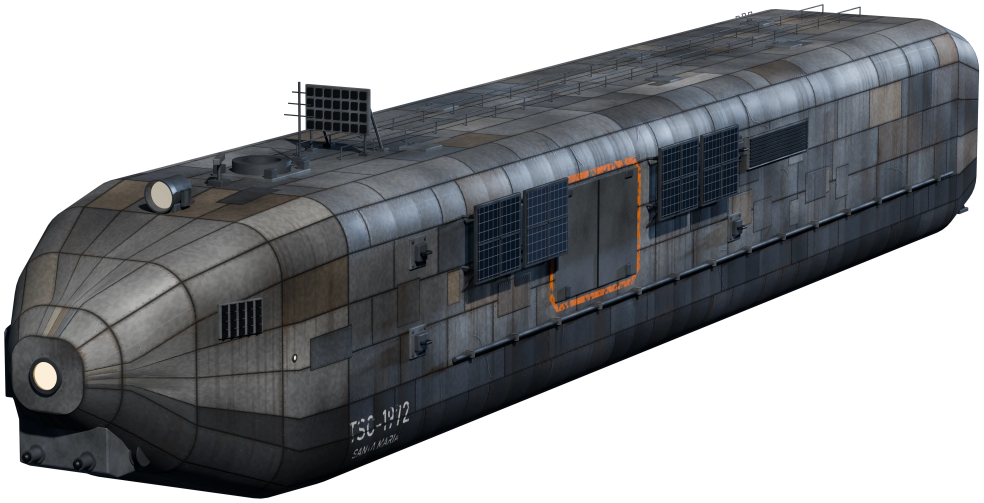
#> input picture grafica/nave/santa-maria-tre-quarti.webp, 2950 x 1509 px, given in place of 1-da-prua-di-tre-quarti.png, which was not available (shown at 1/3 size)
$ python foglio.py ../../grafica/nave/santa-maria-tre-quarti.webp ../../grafica/nave/santa-maria-verso-il-relitto.webp
#> lines starting #> are read from the running program, lines starting #| are printed output that depends on the picture
# ============================================================================
#  Il foglio del modello della Santa Maria (documento 40): le viste rese da
#  modello.py, messe in un'immagine sola da 2560 × 1440 con i nomi scritti
#  grandi (l'autore vede poco). In alto le due viste di tre quarti, quelle
#  dell'intro; sotto i due fianchi.
#    python strumenti/nave/foglio.py NOME "titolo del passo"   -> progettazione/40-modello/NOME.jpg
#  Le viste (progettazione/40-modello/viste/) restano fuori da git: si rifanno con modello.py --viste.
# ============================================================================
import sys
from pathlib import Path

import matplotlib
from PIL import Image, ImageDraw, ImageFont

RADICE = Path(__file__).resolve().parents[2]
CARTELLA = RADICE / "progettazione" / "40-modello"
VISTE = CARTELLA / "viste"
FONDO, CHIARO, AMBRA, TENUE = "#0a0f1a", "#e6ece9", "#f2c46d", "#8c98a2"
CARATTERI = Path(matplotlib.get_data_path()) / "fonts" / "ttf"


def carattere(misura, grassetto=True):
    return ImageFont.truetype(str(CARATTERI / ("DejaVuSans-Bold.ttf" if grassetto else "DejaVuSans.ttf")), misura)


def ritaglio(nome, larga, alta):
    """Una vista, tagliata al centro nella forma che serve e portata alla misura data."""
    im = Image.open(VISTE / f"{nome}.png").convert("RGB")
    w, h = im.size
    taglio = round(w * alta / larga)
    return im.crop((0, (h - taglio) // 2, w, (h + taglio) // 2)).resize((larga, alta), Image.LANCZOS)


def main():
    nome_foglio = sys.argv[1] if len(sys.argv) > 1 else "foglio"
    passo = sys.argv[2] if len(sys.argv) > 2 else "la forma"
    foglio = Image.new("RGB", (2560, 1440), FONDO)
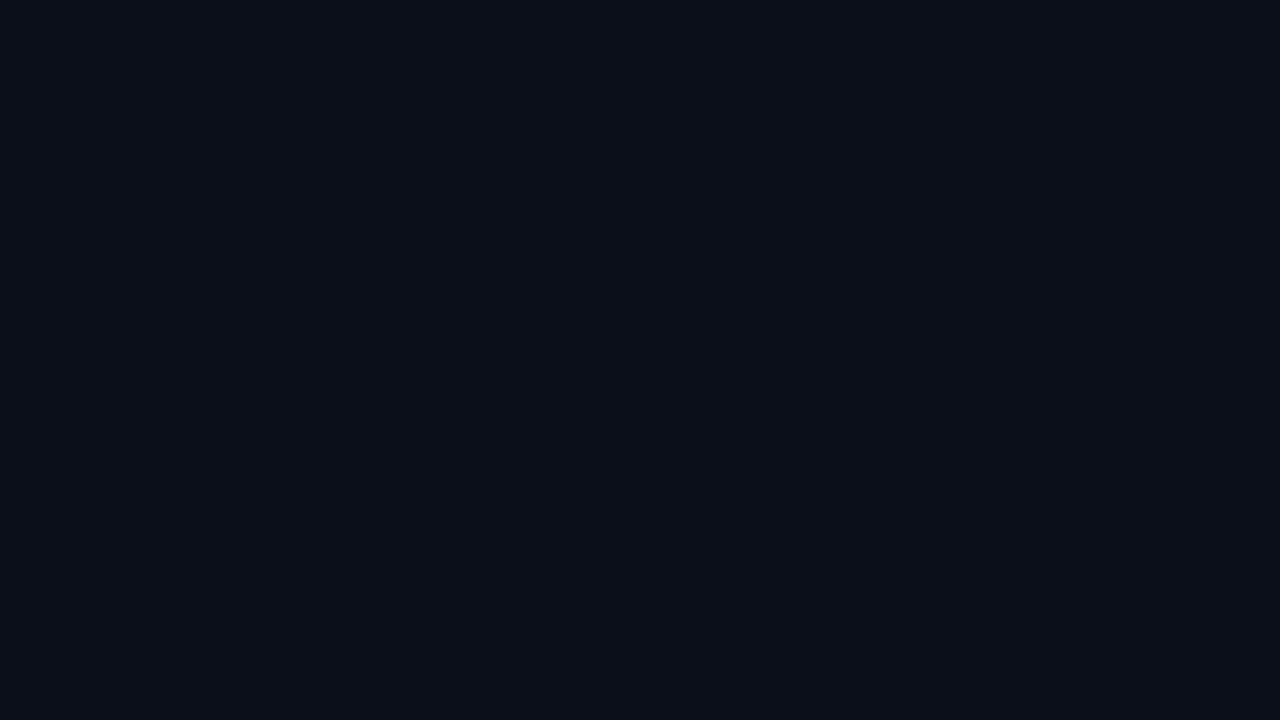
#> foglio: PIL image 2560x1440 RGB (shown at 1/2 size); mean R, G, B 10, 15, 26
    d = ImageDraw.Draw(foglio)
    d.text((60, 30), "LA SANTA MARIA · TSC-1972", font=carattere(52), fill=CHIARO)
    d.text((60, 96), f"Il modello in Blender · {passo}", font=carattere(34), fill=AMBRA)
    d.text((2500, 52), "costruito dalla stessa tabella delle tavole · 80 × 13 × 12 metri", font=carattere(26, False), fill=TENUE, anchor="ra")
    riquadri = (
        ("1-da-prua-di-tre-quarti", "DA PRUA, DI TRE QUARTI", "il fianco sinistro: il portello di carico", 0, 160, 1280, 720),
        ("2-da-poppa-di-tre-quarti", "DA POPPA, DI TRE QUARTI", "il fianco destro: il portello d’uscita", 1280, 160, 1280, 720),
        ("3-fianco-sinistro", "IL FIANCO SINISTRO", "", 0, 960, 1280, 430),
        ("4-fianco-destro", "IL FIANCO DESTRO", "", 1280, 960, 1280, 430),
    )
    for nome, titolo, sotto, x, y, larga, alta in riquadri:
        foglio.paste(ritaglio(nome, larga, alta), (x, y + 50))
#> in ritaglio, `im = Image.open(VISTE / f"{nome}.png").convert("RGB")`:
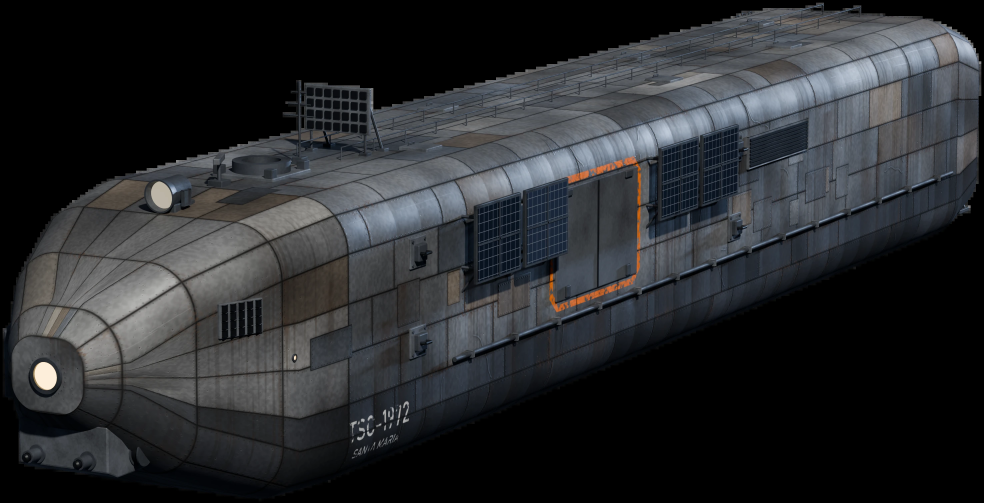
#> im: PIL image 2950x1509 RGB (shown at 1/3 size); mean R, G, B 41.5, 43.3, 45.8
#> in ritaglio, `return im.crop((0, (h - taglio) // 2, w, (h + taglio) // 2)).resize((l..`:
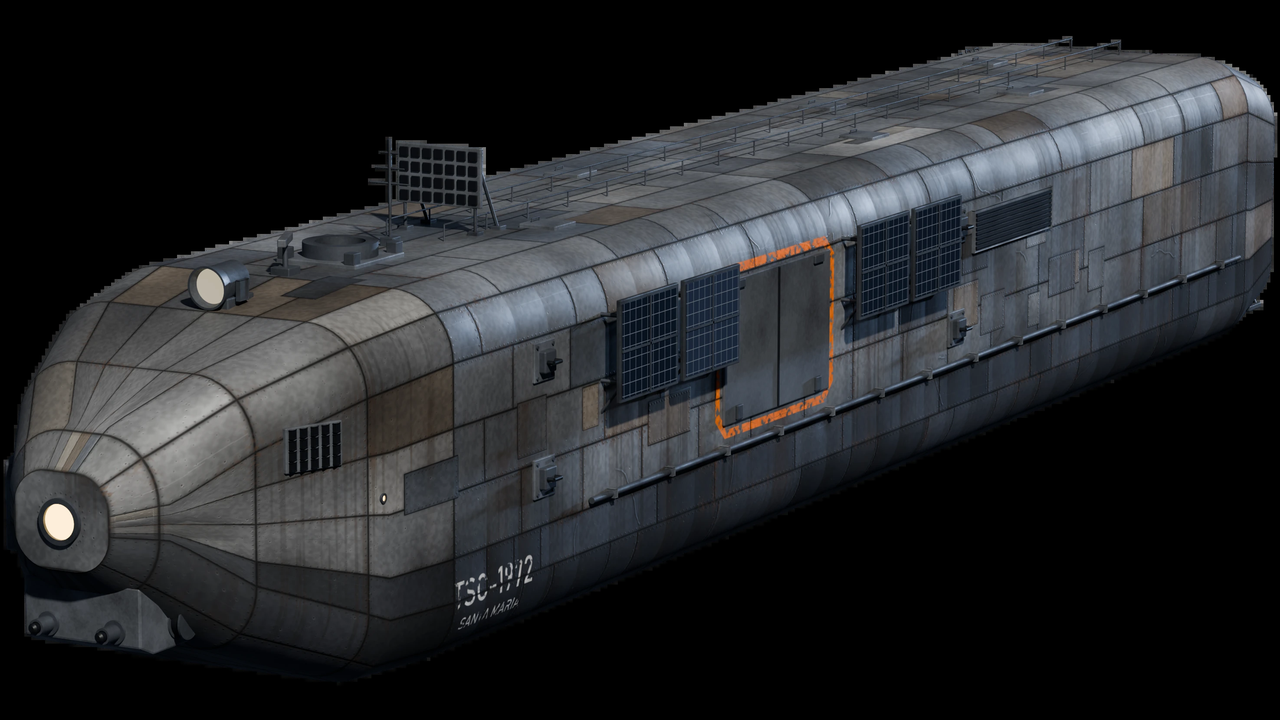
#> returned value: PIL image 1280x720 RGB; mean R, G, B 37.8, 39.4, 41.7
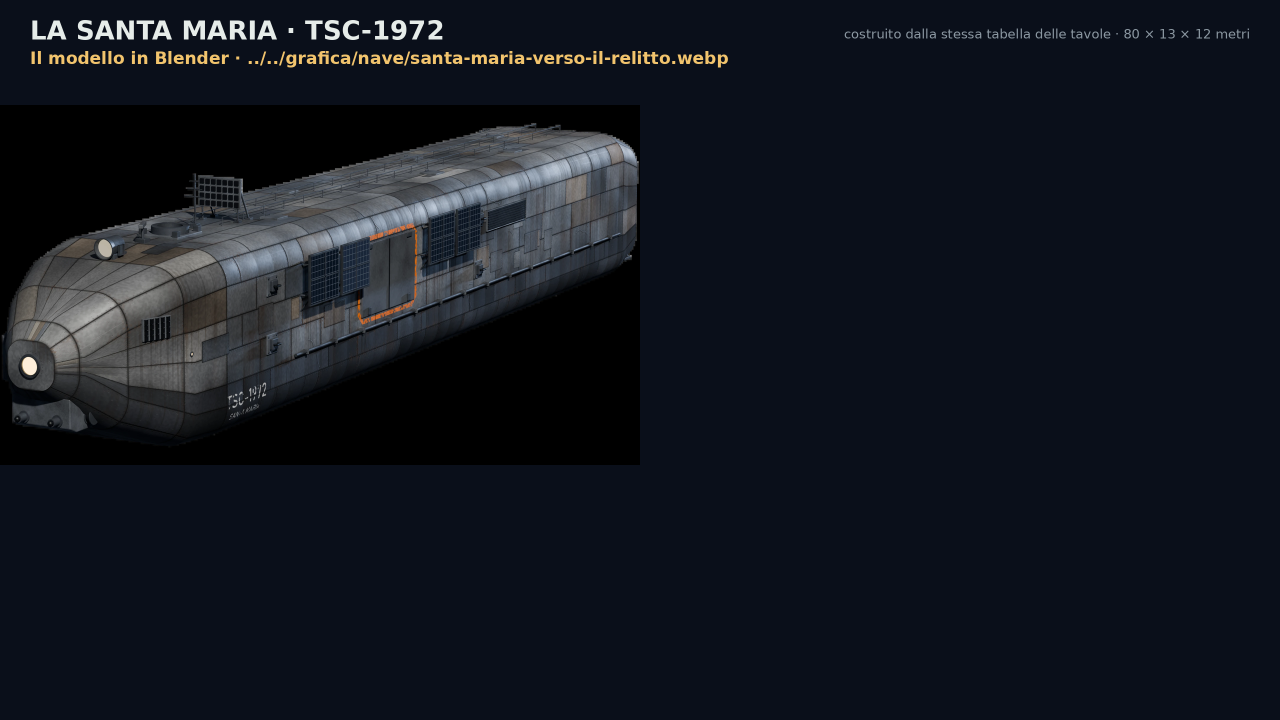
#> foglio: PIL image 2560x1440 RGB (shown at 1/2 size); mean R, G, B 18.7, 22.7, 31.1
        d.text((x + 60, y + 8), titolo, font=carattere(30), fill=CHIARO)
        if sotto:
            d.text((x + larga - 60, y + 12), sotto, font=carattere(24, False), fill=TENUE, anchor="ra")
#> pass 2 of the loop in main, `for nome, titolo, sotto, x, y, larga, alta in riquadri:`:
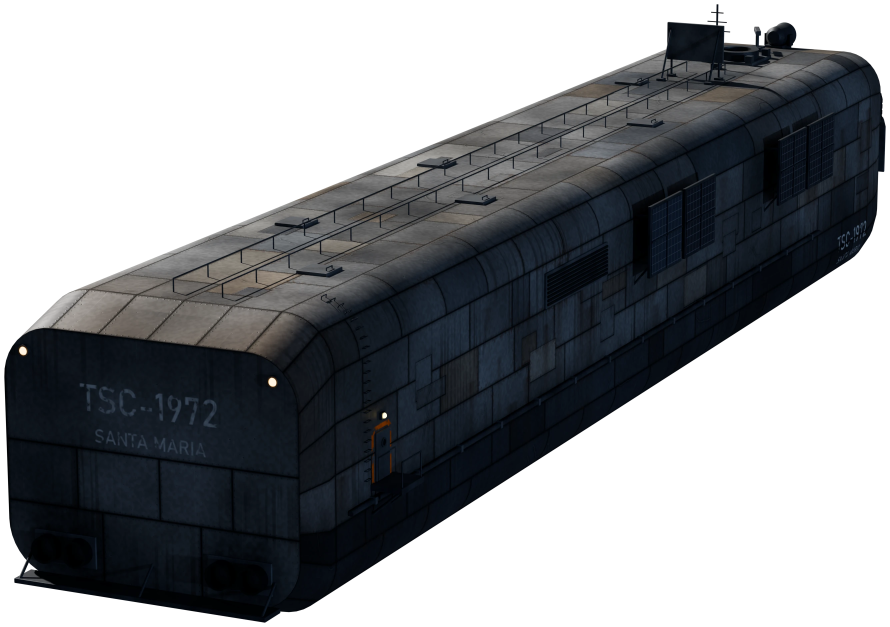
#> input picture grafica/nave/santa-maria-verso-il-relitto.webp, 2670 x 1881 px, given in place of 2-da-poppa-di-tre-quarti.png, which was not available (shown at 1/3 size)
#> im: PIL image 2670x1881 RGB
#> in ritaglio (call 2), `return im.crop((0, (h - taglio) // 2, w, (h + taglio) // 2)).resize((l..`:
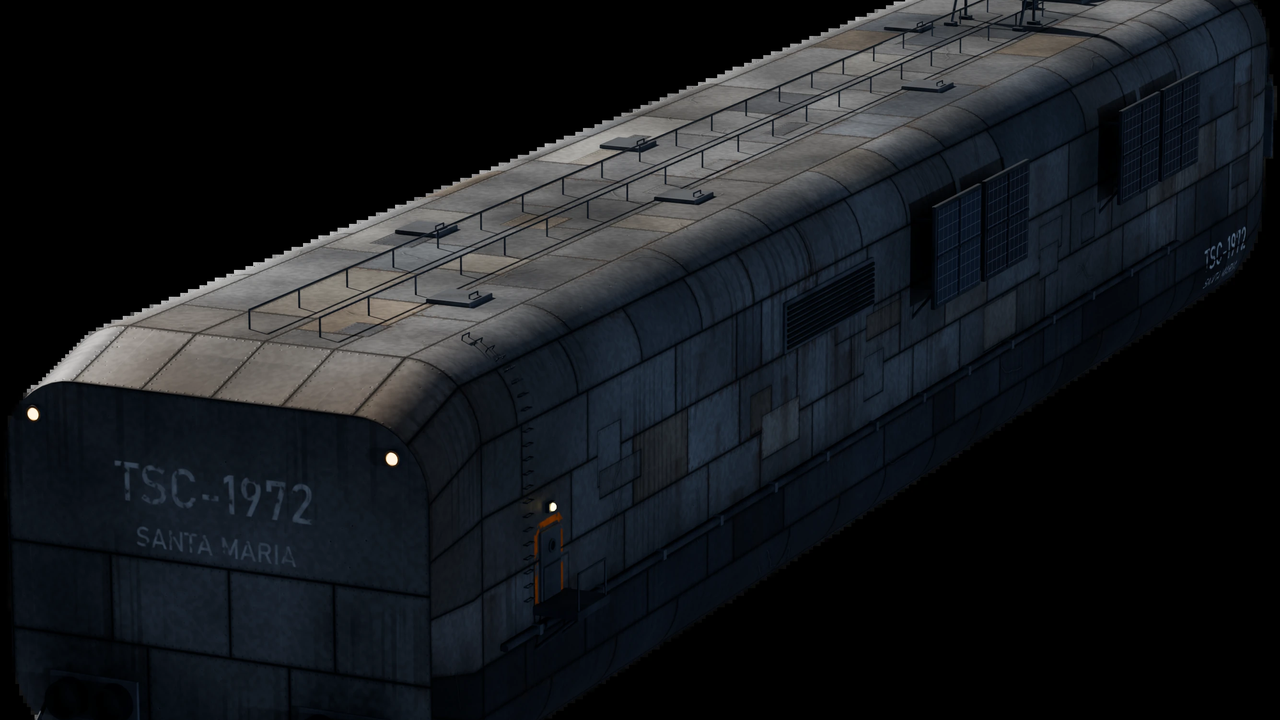
#> returned value: PIL image 1280x720 RGB; mean R, G, B 23.8, 26.5, 30
#> in main, `foglio.paste(ritaglio(nome, larga, alta), (x, y + 50))`:
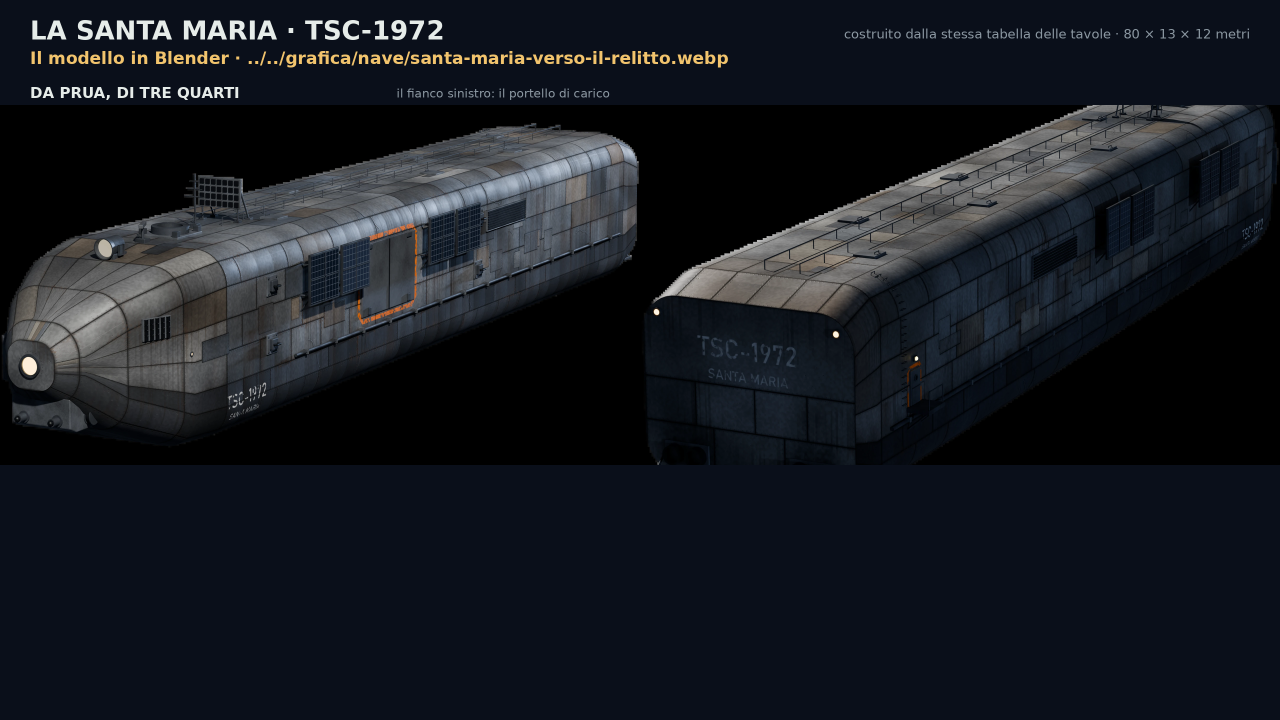
#> foglio: PIL image 2560x1440 RGB (shown at 1/2 size); mean R, G, B 22.5, 25.9, 32.4
    CARTELLA.mkdir(parents=True, exist_ok=True)
    foglio.save(CARTELLA / f"{nome_foglio}.jpg", quality=90)
    print("scritto", CARTELLA / f"{nome_foglio}.jpg")


if __name__ == "__main__":
#> (the run stopped early here; a loop or call above may not have finished)
